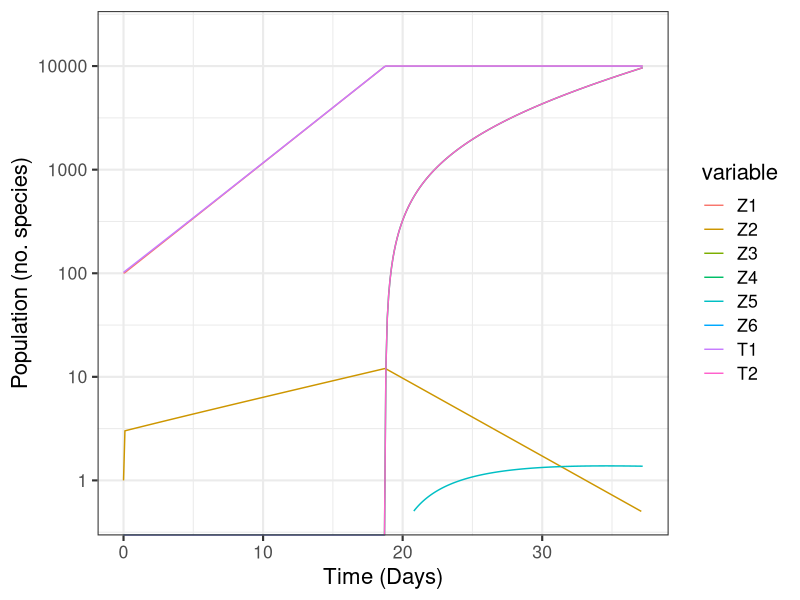

The R source for this figure:
# Code for the Speciation Algorithm by Bob Jackson
require(ggplot2)
require(reshape2)

# Initial Species Values
z1 = 100# WT homozygotes in niche 1
z2 = 1# heterozygotes in niche 1
z3 = 1# re-arranged homozygotes in niche 1
z4 = 0# WT homozygotes in niche 1
z5 = 0# heterozygotes in niche 2
z6 = 0# re-arranged homozygotes in niche 1
z0 = z1+z2+z3 
z7 = z4+z5+z6 

# Population Maximum Values
n1max = 10000 # maximum allowed in niche 1
n2max = 10000 # maximum allowed in niche 2
capacity = n1max+n2max # max. population size across both niches

# Initial time and time-step
t = 0
dt = 0.1

# Doubling times
DT1 = 2 # doubling time of z1 WT
DT4 = 4 # doubling time of z4 WT
DT = c(DT1,2*DT1,DT1,DT4,2*DT4,DT4)
fac = exp(dt*log(2)/DT)

# Survival probability when leaving Niche 1
sf = c(0.1,0.1,0.1)


# general population death rate - set as the time-step value
LF<-c(dt,dt,dt,dt,dt,dt)/10

# data-frame that will keep track of each time-step
rt<-as.data.frame(array(NA,c(1,9)))
colnames(rt)<-c("Time","Z1","Z2","Z3","Z4","Z5","Z6","T1","T2")
rt[1,]<-c(t,z1,z2,z3,z4,z5,z6,z0,z7)
# run the algorithm
while (c(z0+z7<=capacity) & c(z2>=0.5)){
  
  # production
  z1 = z1*fac[1]
  z2 = z2*fac[2]
  z3 = z3*fac[3]
  z4 = z4*fac[4]
  z5 = z5*fac[5]
  z6 = z6*fac[6]
  
  # death
  z1 = z1-z1*LF[1]
  z2 = z2-z2*LF[2]
  z3 = z3-z3*LF[3]
  z4 = z4-z4*LF[4]
  z5 = z5-z5*LF[5]
  z6 = z6-z6*LF[6]
  
  # calculate totals
  z0 = z1+z2+z3
  z7 = z4+z5+z6
  
  # calculate gametes
  ga1 = 2*z1+z2
  ga2 = z2+2*z3
  ga4 = 2*z4+z5
  ga5 = z5+2*z6
  
  # calculate gamete totals
  ga0 = ga1+ga2
  ga7 = ga4+ga5
  
  # calculate fraction of gametes
  gfrac1 = ga1/ga0
  gfrac2 = ga2/ga0
  # if statement needed to prevent division by 0 and creating NaNs in R
  if(ga7>0){
    gfrac3 = ga4/ga7
    gfrac4 = ga5/ga7
  }else{
    gfrac3 = 0
    gfrac4 = 0
  }
  
  #fertilisation
  z1 = (ga1*gfrac1)/2
  z2 = (ga1*gfrac2 +ga2*gfrac1)/2
  z3 = (ga2*gfrac2)/2
  z4 = (ga4*gfrac3)/2
  z5 = (ga4*gfrac4 + ga5*gfrac3)/2
  z6 = (ga5*gfrac4)/2
  
  # re-calculate totals
  z0 = z1+z2+z3
  z7 = z4+z5+z6
  
  # calculate fractions
  f1 = z1/z0
  f2 = z2/z0
  f3 = z3/z0
  # if statement needed to prevent division by 0 and creating NaNs in R
  if(z7>0){
    f4 = z4/z7
    f5 = z5/z7
    f6 = z6/z7
  }else{
    f4 = 0
    f5 = 0
    f6 = 0
  }
  
  
  # migration from niche 1 to niche 2 if we have reached capacity in niche 1
  
  if (z0>n1max){
    # leaving niche 1
    z1 = z1-(z0-n1max)*f1
    z2 = z2-(z0-n1max)*f2
    z3 = z3-(z0-n1max)*f3
    # entering niche 2 based on surviving the journey 
    z4 = z4+(z0-n1max)*sf[1]*f1
    z5 = z5+(z0-n1max)*sf[2]*f2
    z6 = z6+(z0-n1max)*sf[3]*f3
    
  }
  # keep track of total numbers
  z0 = z1+z2+z3
  z7 = z4+z5+z6 
  
  # increment time and record population
  t = t+dt
  rt<-rbind(rt,c(t,z1,z2,z3,z4,z5,z6,z0,z7))
  
}

rt<-melt(rt,id=c("Time"))
ggplot(rt,aes(Time,value,col=variable,group=variable))+geom_line()+
  theme_bw(base_size=16)+xlab("Time (Days)")+ylab("Population (no. species)")+
  scale_y_log10(lim=c(0.5,capacity))
